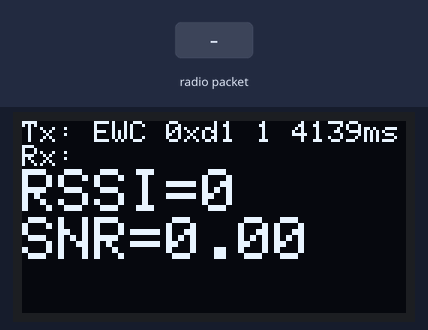
A sketch run on a simulated Arduino Uno, built with avr-gcc and run on an emulated ATmega328P. Parts: 128×64 one-colour display. The inputs (shaded band) are chosen by the test bench. Random numbers use the default seed unless the sketch sets one; no radio packets arrive unless stated; what the sketch prints to the serial monitor is not drawn.

Above: at 2.6 s.
2.7 s: radio packet "1" arrives
At 3.6 s:
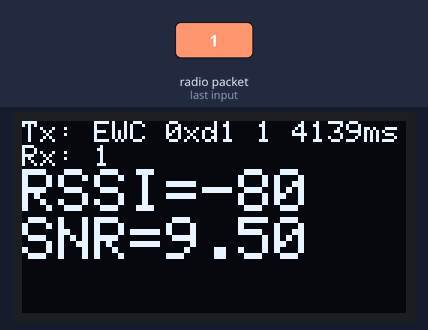
4.2 s: radio packet "0" arrives
At 4.8 s:
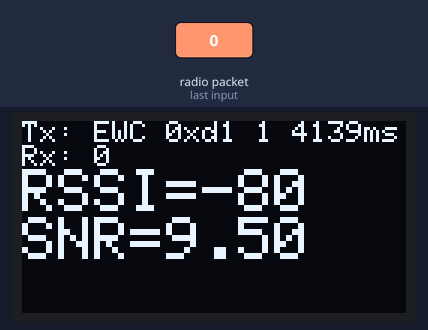
7.2 s: radio packet "2" arrives
At 7.9 s:
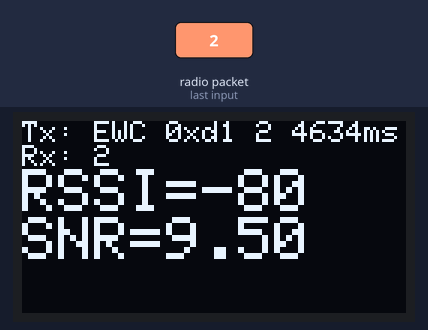
Timing chart, 0 to 10.2 s (numbered marks = the images above; inputs shaded):
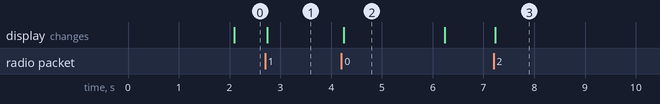

The sketch:

EWC_LoRaSample.ino
```cpp
/*
   LORA函式庫使用https://github.com/sandeepmistry/arduino-LoRa
   SSD1306 單色 128x64 and 128x32 OLEDs：https://github.com/adafruit/Adafruit_SSD1306
   LoRa 雙向通訊，使用中斷呼叫接收測試，用 ESP8285 連接 Ra-02 加 OLED 顯示
   ESP8285接腳定義：
     LoRa SPI : NSS<->IO16, NRESET<->IO2, DIO0<->IO15, MOSI<->IO13, MISO<->IO12, SCK<->IO14, VCC:3.3
     OLED I2C : SDA<->IO4, SCL<->IO5, VCC:3.3
     LED : IO0
   ESP8266開發版本：2.5.0
   硬體開發板：EWCLORA-V1
*/
#include <SPI.h>              // include libraries
#include <LoRa.h>
#include <Wire.h>
#include <Adafruit_SSD1306.h>

#define SCREEN_WIDTH 128 // OLED display width, in pixels
#define SCREEN_HEIGHT 64 // OLED display height, in pixels
#define OLED_RESET -1
Adafruit_SSD1306 display(SCREEN_WIDTH, SCREEN_HEIGHT, &Wire, OLED_RESET);

const long Frequency = 433E6;        // LoRa Frequency in Hz (433E6, 866E6, 915E6)
const int SpreadingFactor = 7;       // LoRa Spreading Factor, default 7, between 6 and 12
const long SignalBandwidth = 125E3;  // LoRa SignalBand, default 125E3, values are 7.8E3, 10.4E3, 15.6E3, 20.8E3, 31.25E3, 41.7E3, 62.5E3, 125E3, and 250E3
const int CodingRate4 = 5;           // LoRa Coding Rate Denominator, default 5, values are between 5 and 8
const int TxPower = 17;              // LoRa TX power in dB, defaults to 17, values are 2 to 20
const byte CS_PIN = 16;              // LoRa radio chip select default 10
const byte RESET_PIN = 2;            // LoRa radio reset default 9
const byte IRQ_PIN = 15;             // change for your board; must be a hardware interrupt pin default 2
const byte LED = 0;                  // 燈號指示

unsigned int msgCount = 0;           // count of outgoing messages
byte localAddress;                   // address of this device (本設備)
unsigned long lastSendTime = 0;      // last send time
int  interval = 2000;                // interval between sends

volatile int larssi = 0;
volatile float lasnr = 0;
volatile boolean is_rec = false;
String recMesg;
String sendMesg;

void setup() {
  Serial.begin(115200);
  pinMode(LED, OUTPUT);
  // OLED初始化
  if (!display.begin(SSD1306_SWITCHCAPVCC, 0x3C)) // initialize with the I2C addr 0x3C (for the 128x64)
    Serial.println(F("SSD1306 allocation failed"));
  // 設備編號初始化
  randomSeed(analogRead(A0));
  localAddress = random(255);  // 初始化設備編號
  Serial.println("LoRa Duplex with callback, I am 0x" + String(localAddress, HEX));

  // override the default CS, reset, and IRQ pins (optional)
  LoRa.setPins(CS_PIN, RESET_PIN, IRQ_PIN); // set CS, reset, IRQ pin

  LoRa.setSPIFrequency(8E6); // SPI 8M Hz, default 10M Hz
  if (!LoRa.begin(Frequency)) {             // initialize ratio at 433 MHz
    Serial.println("LoRa init failed.");
    showOLEDText("LoRa init failed.");
    while (true);                       // if failed, do nothing
  }

  LoRa.setSpreadingFactor(SpreadingFactor);
  LoRa.setSignalBandwidth(SignalBandwidth);
  LoRa.setCodingRate4(CodingRate4);
  LoRa.setTxPower(TxPower);
  LoRa.enableCrc();

  LoRa.onReceive(onReceive);
  LoRa.receive();
  Serial.println("LoRa 0x" + String(localAddress, HEX) + " init succeeded.");
}

void loop() {
  unsigned long mdif;
  mdif = getMillisDif(lastSendTime, millis());
  yield();
  if (mdif > interval) {
    lastSendTime = millis();            // timestamp the message
    interval = random(2000) + 3000;     // 3-5 seconds
    sendMessage();
    showOLED();
    Serial.println("Send");
  }
  // 顯示OLED訊息(OLED放在onReceive中無法display)
  if (is_rec) {
    showOLED();
    showSerial();
    showLed();  // 接收燈號強弱
    is_rec = false;
  }
}
/*
   計算時間間距
*/
unsigned long getMillisDif(unsigned long time1, unsigned long time2) {
  unsigned long stmpTime;
  if (time1 > time2)
    stmpTime = 4294967295UL - time1 + time2 + 1UL;
  else
    stmpTime = time2 - time1;
  return stmpTime;
}
/*
   LoRa訊號發送
*/
void sendMessage() {
  msgCount++;                         // increment message ID
  sendMesg = "EWC 0x";
  sendMesg += String(localAddress, HEX);
  sendMesg += " ";
  sendMesg += msgCount;   // send a message
  sendMesg += " ";
  sendMesg += interval;   // next send time
  sendMesg += "ms";
  yield();
  LoRa.beginPacket();                   // start packet
  LoRa.print(sendMesg);                 // add payload
  LoRa.endPacket();                     // finish packet and send it
  Serial.print("Sent: ");
  Serial.println(sendMesg);
  LoRa.receive();
}
/*
   LoRa訊號接收
*/
void onReceive(int packetSize) {
  if (packetSize == 0) {
    interrupts();
    return;          // if there's no packet, return
  }
  Serial.println("Receive");
  String incoming = "";                  // payload of packet
  for (int i = 0; i < packetSize; i++) {
    incoming += (char)LoRa.read();
  }
  recMesg = incoming;
  larssi = LoRa.packetRssi();
  lasnr = LoRa.packetSnr();
  is_rec = true;
}

/*
    接收 RSSI 轉換為燈號強弱 從 RSSI -20~-140
*/
void showLed() {
  static boolean ledOn = LOW;
  int val;
  if (larssi > -20)
    val = -20;
  else if (larssi < -140)
    val = -140;
  else
    val = larssi;
  val = map(val, -20, -140, 255, 20);
  if (ledOn == HIGH) {
    analogWrite(LED, 0);
    ledOn = LOW;
  }  else {
    analogWrite(LED, val);
    ledOn = HIGH;
  }
}
/*
   顯示接收訊息與訊號強度
*/
void showSerial() {
  Serial.print("Received: ");
  Serial.print(recMesg.c_str());
  Serial.print(" ,RSSI: ");
  Serial.print(larssi);
  Serial.print(" ,Snr: ");
  Serial.print(lasnr);
  Serial.println();
}

/*
   顯示OLED訊息
*/
void showOLED() {
  Serial.println("Show OLED");
  display.clearDisplay();
  display.setTextSize(1);
  display.setTextColor(WHITE);
  display.setCursor(0, 0);
  display.print("Tx: ");
  display.println(sendMesg);
  display.print("Rx: ");
  display.println(recMesg);
  display.setTextSize(2);
  display.print("RSSI=");
  display.println(String(larssi));
  display.print("SNR=");
  display.println(lasnr);
  display.display();
  delay(1);
}
/*
   顯示指定字串到OLED
*/
void showOLEDText(String txt) {
  display.clearDisplay();
  display.setTextSize(2);
  display.setTextColor(WHITE);
  display.setCursor(0, 0);
  display.println(txt);
  display.display();
  delay(1);
}
```

Measured:
- after the input at 2.7 s, the display: changes after 0.05 s (image 1)
- what the display in image 2 shows lasts 2.0 s, from 4.2 s to 6.2 s
